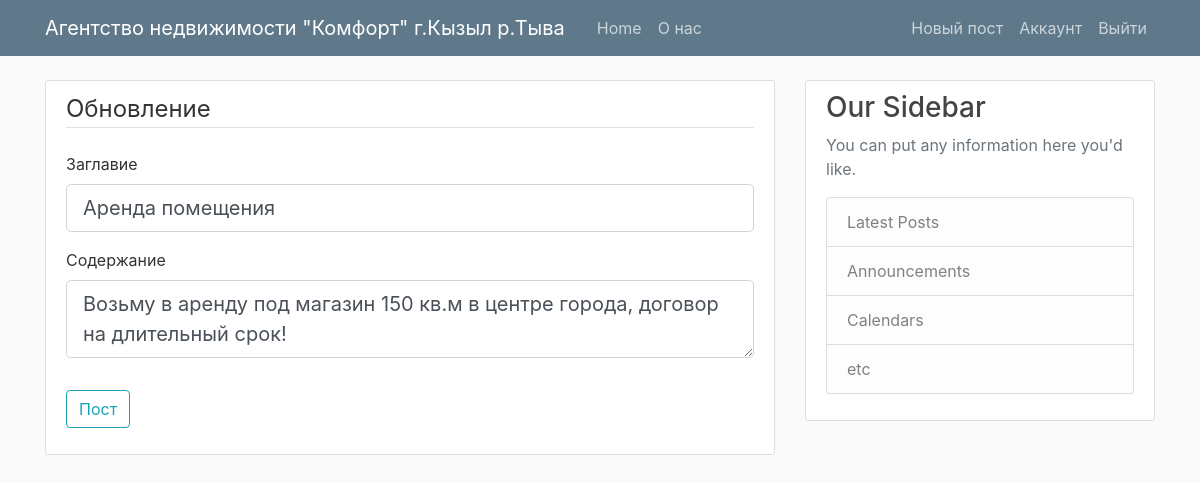
The app's page /post/2/update (signed in) with its own data.
### flaskblog/models.py (models this page shows, shortened)
class Post(db.Model):
    id = db.Column(db.Integer, primary_key=True)
    title = db.Column(db.String(100), nullable=False)
    date_posted = db.Column(db.DateTime, nullable=False, default=datetime.utcnow)
    content = db.Column(db.Text, nullable=False)
    user_id = db.Column(db.Integer, db.ForeignKey('user.id'), nullable=False)

### flaskblog/posts/routes.py (the view)
@posts.route("/post/<int:post_id>/update", methods=['GET', 'POST'])
@login_required
def update_post(post_id):
    post = Post.query.get_or_404(post_id)
    if post.author != current_user:
        abort(403)
    form = PostForm()
    if form.validate_on_submit():
        post.title = form.title.data
        post.content = form.content.data
        db.session.commit()
        flash('Ваш пост был успешно обновлен!', 'success')
        return redirect(url_for('posts.post', post_id=post.id))
    elif request.method == 'GET':
        form.title.data = post.title
        form.content.data = post.content
    return render_template('create_post.html', title='Обновление поста',
                           form=form, legend='Обновление')

### flaskblog/posts/forms.py
class PostForm(FlaskForm):
    title = StringField('Заглавие', validators=[DataRequired()])
    content = TextAreaField('Содержание', validators=[DataRequired()])
    submit = SubmitField('Пост')

### flaskblog/models.py (called while the page is built)
@login_manager.user_loader
def load_user(user_id):
    return User.query.get(int(user_id))

### flaskblog/templates/create_post.html (shortened to what this page needs)
{% extends "layout.html" %}
{% block content %}
<div class="content-section">
    <form method="POST" action="">
        <fieldset class="form-group">
            <legend class="border-bottom mb-4">{{ legend }}</legend>
            <div class="form-group">
                {{ form.title.label(class="form-control-label") }}
                {% if form.title.errors %}
                    {{ form.title(class="form-control form-control-lg is-invalid") }}
                    <div class="invalid-feedback">
                        {% for error in form.title.errors %}
                            <span>{{ error }}</span>
                        {% endfor %}
                    </div>
                {% else %}
                    {{ form.title(class="form-control form-control-lg") }}
                {% endif %}
            </div>
            <div class="form-group">
                {{ form.content.label(class="form-control-label") }}
                {% if form.content.errors %}
                    {{ form.content(class="form-control form-control-lg is-invalid") }}
                    <div class="invalid-feedback">
                        {% for error in form.content.errors %}
                            <span>{{ error }}</span>
                        {% endfor %}
                    </div>
                {% else %}
                    {{ form.content(class="form-control form-control-lg") }}
                {% endif %}
            </div>
        </fieldset>
        <div class="form-group">
            {{ form.submit(class="btn btn-outline-info") }}
        </div>
    </form>
</div>
{% endblock content %}

### flaskblog/static/main.css (style rules this page uses)
body { background: #fafafa; color: #333333; margin-top: 5rem; }
.content-section { background: #ffffff; padding: 10px 20px; border: 1px solid #dddddd; border-radius: 3px; margin-bottom: 20px; }

### records on screen
Post: title "Аренда помещения", content "Возьму в аренду под магазин 150 кв.м в центре города, договор на длительный срок!"

### other values on screen
{{ legend }} "Обновление"
